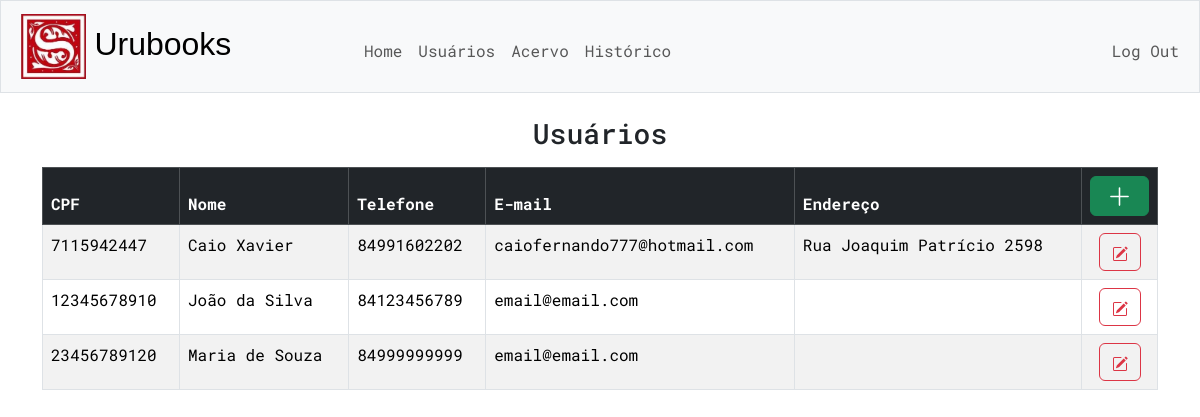
Before: /usuarios (signed in) with the older database file.
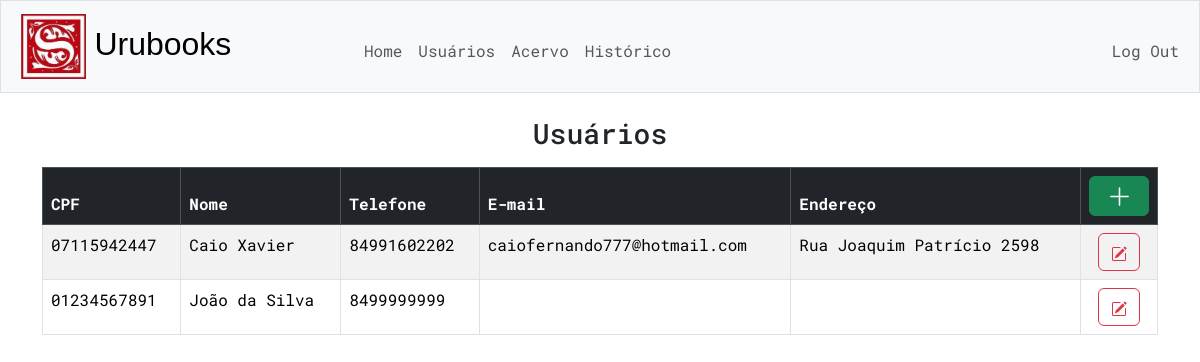
After: the same page with the newer database file.
### tables this page shows
CREATE TABLE contatos (
cpf TEXT PRIMARY KEY NOT NULL,
nome TEXT NOT NULL,
telefone TEXT,
email TEXT,
endereço TEXT
);

### app.py (the view)
@app.route("/usuarios")
@login_required
def usuarios():
    CONTATOS_POR_PAGINA = 20
    pagina = request.args.get("pagina", 0)
    offset = CONTATOS_POR_PAGINA * pagina
    contatos = db.execute("SELECT * FROM contatos LIMIT ?, ?", offset, CONTATOS_POR_PAGINA)
    page_data = {
    "atual":int(pagina),
    "max":int(len(contatos)/CONTATOS_POR_PAGINA),
    }
    return render_template("usuarios/index.html", contatos=contatos, page_data=page_data)

### app.py (called while the page is built)
@app.after_request
def after_request(response):
    response.headers["Cache-Control"] = "no-cache, no-store, must-revalidate"
    response.headers["Expires"] = 0
    response.headers["Pragma"] = "no-cache"
    return response

### helpers.py (called while the page is built)
def login_required(f):
    @wraps(f)
    def decorated_function(*args, **kwargs):
        if session.get("user_id") is None:
            return redirect("/login")
        return f(*args, **kwargs)
    return decorated_function

### templates/usuarios/index.html (shortened to what this page needs)
{% extends "layout.html" %}
{% block main %}
    <h3 class='mb-3'>Usuários</h3>
    <table class='table table-bordered table-striped' style='text-align:start'>
        <thead class="table-dark">
            <th>CPF</th>
            <th>Nome</th>
            <th>Telefone</th>
            <th>E-mail</th>
            <th>Endereço</th>
                <th style="text-align: center;">
                    <a type='button' class="btn btn-success" href="usuarios/cadastro" style="width: 100%; height: 100%">
                        <svg xmlns="http://www.w3.org/2000/svg" width="25" height="25" fill="currentColor" class="bi bi-plus-lg" viewBox="0 0 16 16">
                            <path fill-rule="evenodd" d="M8 2a.5.5 0 0 1 .5.5v5h5a.5.5 0 0 1 0 1h-5v5a.5.5 0 0 1-1 0v-5h-5a.5.5 0 0 1 0-1h5v-5A.5.5 0 0 1 8 2"/>
                        </svg>
                    </a>
                </th>
        </thead>
        <tbody>
        {% if contatos %}
            {% for contato in contatos %}
            <tr>
                <td>{{ contato.cpf }}</td>
                <td>{{ contato.nome }}</td>
                <td>{{ contato.telefone }}</td>
                <td>{{ contato.email }}</td>
                <td>{{ contato.endereço }}</td>
                <td class="options-cell">
                        <form action="/usuarios/detalhes" method="get">
                            <button type='submit' class="btn btn-outline-danger mx-1">
                            </button>
                        </form>
                </td>
            </tr>
            {% endfor %}
        {% endif %}
        </tbody>
    </table>
{% endblock %}

### templates/layout.html (shortened to what this page needs)
<!DOCTYPE html>
<html lang="en">
    <head>
        <link href="https://cdn.jsdelivr.net/npm/bootstrap@5.3.3/dist/css/bootstrap.min.css" rel="stylesheet">
        <link href="/static/styles.css" rel="stylesheet">
    </head>
    <body>
        <nav class="bg-light border navbar navbar-expand-md navbar-light">
            <div class="container-fluid">
                <a class="navbar-brand" href="/"><span><img src="/static/logomarca.jpg" alt="Logo" style="width: 20%; height: auto;" class="mx-2"/></span>Urubooks</a>
                <div class="collapse navbar-collapse" id="navbar">
                    {% if session["user_id"] %}
                        <ul class="navbar-nav me-auto mt-2">
                            <li class="nav-item"><a class="nav-link" href="/">Home</a></li>
                            <li class="nav-item"><a class="nav-link" href="/usuarios">Usuários</a></li>
                            <li class="nav-item"><a class="nav-link" href="/acervo">Acervo</a></li>
                            <li class="nav-item"><a class="nav-link" href="/historico">Histórico</a></li>
                        </ul>
                        <ul class="navbar-nav ms-auto mt-2">
                            <li class="nav-item"><a class="nav-link" href="/logout">Log Out</a></li>
                        </ul>
                    {% else %}
                        <ul class="navbar-nav ms-auto mt-2">
                            <li class="nav-item"><a class="nav-link" href="/register">Register</a></li>
                            <li class="nav-item"><a class="nav-link" href="/login">Log In</a></li>
                        </ul>
                    {% endif %}
                </div>
            </div>
        </nav>
        <main class="container py-4 text-center">
            {% block main %}{% endblock %}
        </main>
    </body>
</html>

### static/styles.css (style rules this page uses)
body { font-family: "Roboto Mono", monospace; }
nav .navbar-brand { font-family: 'Franklin Gothic Medium', 'Arial Narrow', Arial, sans-serif; font-size: xx-large; }
.options-cell { text-align: center; }

Changed rows visible on the page:
removed contatos: cpf "7115942447", nome "Caio Xavier", telefone "84991602202", email "caiofernando777@hotmail.com", endereço "Rua Joaquim Patrício 2598"
removed contatos: cpf "12345678910", nome "João da Silva", telefone "84123456789", email "email@email.com"
removed contatos: cpf "23456789120", nome "Maria de Souza", telefone "84999999999", email "email@email.com"
added contatos: cpf "07115942447", nome "Caio Xavier", telefone "84991602202", email "caiofernando777@hotmail.com", endereço "Rua Joaquim Patrício 2598"
added contatos: cpf "01234567891", nome "João da Silva", telefone "8499999999"
